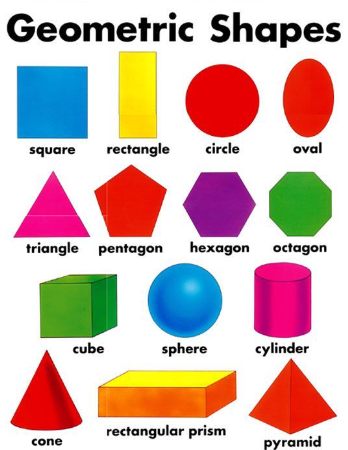
#> input picture openCV RA/im1.png, 348 x 450 px
$ python open_cv_ex2.py
#> lines starting #> are read from the running program, lines starting #| are printed output that depends on the picture
import numpy as np
import cv2

img = cv2.resize(cv2.imread('im1.png', 0), (0, 0), fx=1, fy=1)
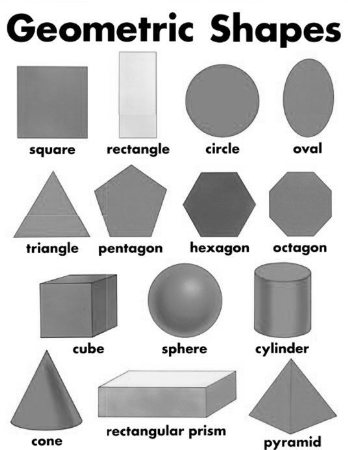
#> img: shape (450, 348); min 0, max 255, mean 201.7
template = cv2.resize(cv2.imread('template.png', 0), (0, 0), fx=1, fy=1)
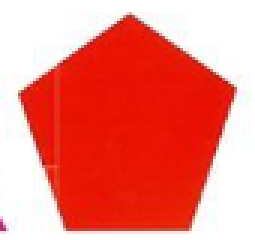
#> input picture openCV RA/template.png, 85 x 80 px (shown 3 times larger)
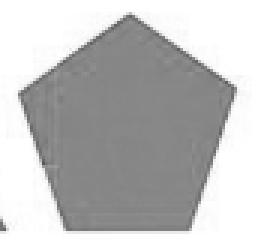
#> template: shape (80, 85) (shown 3 times larger); min 84, max 255, mean 188.8
h, w = template.shape
#> h = 80; w = 85

methods = [cv2.TM_CCOEFF, cv2.TM_CCOEFF_NORMED, cv2.TM_CCORR,
            cv2.TM_CCORR_NORMED, cv2.TM_SQDIFF, cv2.TM_SQDIFF_NORMED]

for method in methods:
    img2 = img.copy()

    result = cv2.matchTemplate(img2, template, method)
    min_val, max_val, min_loc, max_loc = cv2.minMaxLoc(result)
    if method in [cv2.TM_SQDIFF, cv2.TM_SQDIFF_NORMED]:
        location = min_loc
    else:
        location = max_loc

    bottom_right = (location[0] + w, location[1] + h)
    cv2.rectangle(img2, location, bottom_right, 155, 5)
    cv2.imshow('Match', img2)
    cv2.waitKey(0)
    cv2.destroyAllWindows()
#> this loop made 6 passes
#> (min_val, max_val, min_loc, location, bottom_right) on passes 1 to 4: (-16183287, 27652082, (217, 24), (176, 160), (261, 240)), (-0.61, 1, (224, 109), (88, 160), (173, 240)), (203282368, 314486592, (207, 172), (94, 42), (179, 122)), (0.794, 1, (216, 23), (88, 160), (173, 240))
#> (min_val, max_val, max_loc, location, bottom_right) on passes 5 to 6: (32, 110422544, (216, 23), (88, 160), (173, 240)), (1.35e-07, 0.413, (216, 23), (88, 160), (173, 240))
#> pass 1, `result = cv2.matchTemplate(img2, template, method)`:
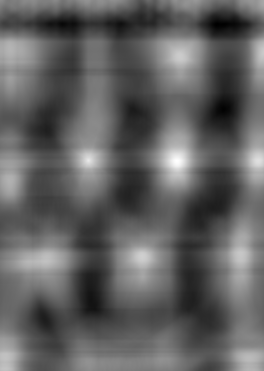
#> result: shape (371, 264) float32; min -16183287, max 27652082, mean 533486.8; drawn with min black and max white
#> pass 1, `cv2.imshow('Match', img2)`:
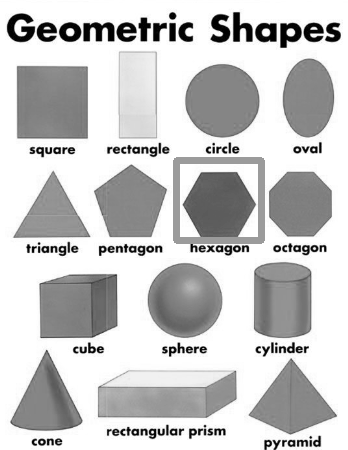
#> window 'Match': shape (450, 348); min 0, max 255, mean 200.2
#> pass 2, `cv2.imshow('Match', img2)`:
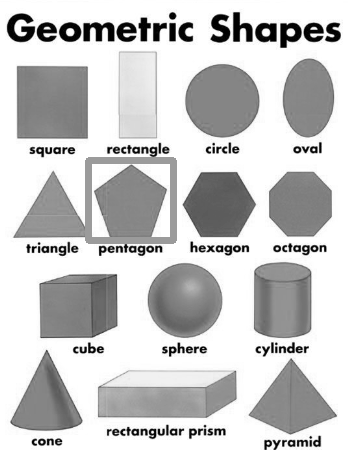
#> window 'Match': shape (450, 348); min 0, max 255, mean 200.2
#> after the loop:
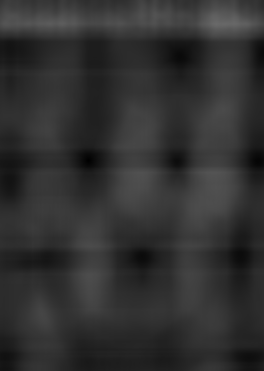
#> result: shape (371, 264) float32; min 1.35e-07, max 0.413, mean 0.193
# print(img[130][340])


#  PIXELES VAN POR FILAS Y COLUMNAS, LO MISMO Q TIRA EL .SHAPE, EL IMG O EL HSV O EL GRAY TIRAN RESULTADO EN FILAS X COLUMNAS, PERO COORDENADAS ES INVERTIDO (COLUMNA-FILA), TOD O LO QUE SEA DIBUJAR SOBRE LA IMAGEN SERA EN COORDENADAS, PRIMERO LA COLUMNA Y LUEGO LA FILA

#### CODES INDEX
#### 1 THIS CODE FILTERS IMAGES ACCORDING TO A COLOR RANGE, CREATES A MASK SHOWING ONLY THE OBJECTS (PIXELS) WITH THAT COLOR
#### 2 THIS CODE RECEIVES A TEMPLATE IMAGE AND IT TRIES TO FIND THE TEMPLATE INSIDE ANOTHER PICTURE USING DIFFERENT METHODS
#### 3 THIS CODE DISPLAYS PIXEL POSITION MAP ACROSS THE IMAGE
#### 4 THIS CODE FINDS OBJECTS IN A UNIFORM BACKGROUND AND MEASURES THEM INSIDE AN IMAGE
#### 5 THIS CODE JOINS SEPARATE PICTURES INTO 1 PANOMARIC
#### 6 THIS CODE DISPLAYS COLOR MAP VALUES ACROSS THE IMAGE
#### 7 THIS CODE IS FOR DETECTING BORDERS OF OBJECTS USING CHANGES IN PIXELS AND MEASURES THEM
#### 8 THIS CODE FINDS REAL TIME VIDEO OBJECTS IN A UNIFORM BACKGROUND AND MEASURES THEM
#### 9 THIS CODE FINDS LIVE POSITIONS OF ITEMS IN UNIFORM BACKGROUND WITH REFERENCE POSITIONS
#### 10 THIS CODE DISPLAYS LIVE COLOR MAP VALUES ACROSS THE IMAGE
#### 11 THIS CODE DISPLAYS LIVE PIXEL POSITIONS ACROSS THE IMAGE
#### 12 THIS CODE CALCULATES THE DISTANCE TRAVELLED BY A BLACK LINE (OR POINT) TRAVELLING ACROSS THE IMAGE ON A VIDEO
#### 13 THIS CODE IS FOR LIVE TESTING OF THE FEEDER CAMERA
#### 14 This code shows single pixel position inside an image with dynamic positioning using the keys 4-left 8-up 6-right 5-down
#### 15 This code shows live mouse pointer pixel position inside an image
#### 16 THIS CODE CREATES A LIVE MESH MESH IN THE FEEDER RIGHT CAMERA
#### 17 THIS CODE IS FOR DETECTING BORDERS OF LAYERS IN THE FEEDER RIGHT SIDE, NOT LIVE
#### 18 THIS CODE DISPLAYS COLOR MAP VALUES ACROSS THE FEEDER RIGHT IMAGE
